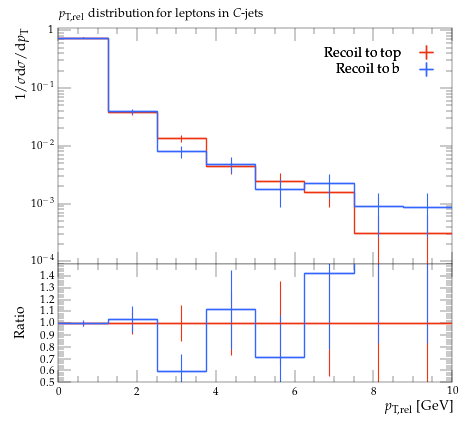

Python code for this plot:
#! /usr/bin/env python

# This Python script was auto-generated using YODA v2.0.2.
# Analysis object: /MC_HFDECAYS/lepton_pTrel_C_jets
# Timestamp: 31-07-2026 (13:13:53)

import matplotlib as mpl
import matplotlib.pyplot as plt
mpl.use('Agg') # comment out for interactive use
import os
import numpy as np

plotDir = os.path.split(os.path.realpath(__file__))[0]
if 'YODA_USER_PLOT_PATH' in globals():
    plot_outdir = globals()['YODA_USER_PLOT_PATH']
else:
    plot_outdir = plotDir

#plot style
plt.style.use(os.path.join(plotDir, '../default.mplstyle'))
# plot metadata
figW, figH = plt.rcParams['figure.figsize']
ax_xLabel = r'$p_\mathrm{T,rel}$ [GeV]'
ax_yLabel = r'$1/\sigma \mathrm{d}\sigma/\mathrm{d}p_\mathrm{T}$'
ax_title  = r'$p_\mathrm{T,rel}$ distribution for leptons in $C$-jets'
ax_xScale = 'linear'
ax_yScale = 'log'
xLims = (0.0, 10.0)
yLims = (9e-05, 1.1)

# TeX-friendly labels for the legend
labels = {
    'legend' : ([ r"Recoil to top", r"Recoil to b" ], r""),
}

# Adjust canvas width and height
canvasW = 10.0
canvasH = 9.0
figW *= canvasW/10.
figH *= canvasH/9.

# Create figure and axis objects
fig, (ax, ratio0_ax) = plt.subplots(2, 1, sharex=True,
                  figsize=(figW,figH), gridspec_kw={'height_ratios': (6.0, 3.0)})

# Set figure margins
plt.subplots_adjust(
    left   = 1.0 * plt.rcParams['figure.subplot.left'],
    right  = 1.0 * plt.rcParams['figure.subplot.right'],
    top    = 1.0 * plt.rcParams['figure.subplot.top'],
    bottom = 1.0 * plt.rcParams['figure.subplot.bottom'])

ratio0_ax.yaxis.set_major_locator(mpl.ticker.MultipleLocator(0.1))
ratio0_ax.set_ylim(0.5, 1.4999)
ratio0_ax.set_ylabel('Ratio')

# the numerical data is stored in a separate file
dataf = dict()
prefix = os.path.split(__file__)[0]
if prefix:    prefix = prefix + '/'
exec(open(prefix+'lepton_pTrel_C_jets__data.py').read(), dataf)


legend_handles = dict() # keep track of handles for the legend

# style options for curves
# starts at zorder>=5 to draw curve on top of legend
styles = {
  'recoil_t': {
    'color' : '#EE3311',
    'linestyle' : '-',
    'linewidth' : 1,
    'marker' : 'none',
    'markersize' : 2,
    'capsize' : 0.0,
    'zorder' : 5,
    'histstyle' : 1,
    'drawstyle' : 'steps-pre',
    'xerrorbars' : 1,
    'yerrorbars' : 1,
    'fillcolor' : None,
    'fillopacity' : 1.0,
    'ratio0_linestyle' : '-',
    'ratio0_linewidth' : 1,
    'ratio0_marker' : 'none',
    'ratio0_markersize' : 2,
    'ratio0_capsize' : 0.0,
    'ratio0_zorder' : 5,
    'ratio0_histstyle' : 1,
    'ratio0_drawstyle' : 'steps-pre',
    'ratio0_xerrorbars' : 1,
    'ratio0_yerrorbars' : 1,
  },
  'recoil_b': {
    'color' : '#3366FF',
    'linestyle' : '-',
    'linewidth' : 1,
    'marker' : 'none',
    'markersize' : 2,
    'capsize' : 0.0,
    'zorder' : 6,
    'histstyle' : 1,
    'drawstyle' : 'steps-pre',
    'xerrorbars' : 1,
    'yerrorbars' : 1,
    'fillcolor' : None,
    'fillopacity' : 1.0,
    'ratio0_linestyle' : '-',
    'ratio0_linewidth' : 1,
    'ratio0_marker' : 'none',
    'ratio0_markersize' : 2,
    'ratio0_capsize' : 0.0,
    'ratio0_zorder' : 6,
    'ratio0_histstyle' : 1,
    'ratio0_drawstyle' : 'steps-pre',
    'ratio0_xerrorbars' : 1,
    'ratio0_yerrorbars' : 1,
  },
}

# curve from input yoda files in main panel
for label, yvals in dataf['yvals'].items():
    if all(np.isnan(v) for v in dataf['yvals'][label]):
        continue
    tmp = None
    if styles[label]['histstyle']: # draw as histogram
        xpos = dataf['xedges'][label] if styles[label]['drawstyle'] else dataf['xpoints'][label]
        ypos = np.insert(yvals, 0, yvals[0]) if styles[label]['drawstyle'] else yvals
        if styles[label]['fillcolor']: # fill area below curve
            ax.fill_between(xpos, ypos, step='pre',
                            color=styles[label]['fillcolor'],
                            alpha=styles[label]['fillopacity'])
        tmp, = ax.plot(xpos, ypos,
                       color=styles[label]['color'],
                       linestyle=styles[label]['linestyle'],
                       linewidth=styles[label]['linewidth'],
                       drawstyle=styles[label]['drawstyle'], solid_joinstyle='miter',
                       zorder=styles[label]['zorder'], label=label)
    tmp = ax.errorbar(dataf['xpoints'][label], yvals,
                      xerr=np.array(dataf['xerrs'][label])*styles[label]['xerrorbars'],
                      yerr=np.array(dataf['yerrs'][label])*styles[label]['yerrorbars'],
                      fmt=styles[label]['marker'], capsize=styles[label]['capsize'],
                      markersize=styles[label]['markersize'],
                      ecolor=styles[label]['color'],
                      color=styles[label]['color'], zorder=styles[label]['zorder'])
    tmp[-1][0].set_linestyle(styles[label]['linestyle'])
    tmp[-1][0].set_linewidth(styles[label]['linewidth'])
    if label in dataf['add_legend_handle']:  legend_handles[label] = tmp
    for varLabel in dataf['variation_yvals'].keys():
        if varLabel.startswith(label):
            tmp, = ax.plot(dataf['xedges'][label], dataf['variation_yvals'][varLabel],
                           color=styles[label]['color'],
                           linestyle=styles[label]['linestyle'],
                           linewidth=styles[label]['linewidth'],
                           drawstyle='steps-pre', solid_joinstyle='miter',
                           zorder=styles[label]['zorder'], alpha=0.5)


# plots on ratio panel
# curve from input yoda files in ratio panel
for label, yvals in dataf['ratio0_yvals'].items():
    if all(np.isnan(v) for v in yvals):
        continue
    if styles[label]['ratio0_histstyle']: # plot as histogram
        xpos = dataf['xedges']['recoil_t'] if styles[label]['ratio0_drawstyle'] else dataf['xpoints']['recoil_t']
        ypos = np.insert(yvals, 0, yvals[0]) if styles[label]['ratio0_drawstyle'] else yvals
        ratio0_ax.plot(xpos, ypos,
                       color=styles[label]['color'],
                       linewidth=styles[label]['linewidth'],
                       linestyle=styles[label]['ratio0_linestyle'],
                       drawstyle=styles[label]['ratio0_drawstyle'], zorder=styles[label]['zorder'],
                       solid_joinstyle='miter')
    tmp = ratio0_ax.errorbar(dataf['xpoints']['recoil_t'], yvals,
                             xerr=np.array(dataf['ref_xerrs'])*styles[label]['ratio0_xerrorbars'],
                             yerr=np.array(dataf['ratio0_yerrs'][label])*styles[label]['ratio0_yerrorbars'],
                             fmt=styles[label]['ratio0_marker'], capsize=styles[label]['ratio0_capsize'],
                             markersize=styles[label]['ratio0_markersize'],
                             ecolor=styles[label]['color'],
                             color=styles[label]['color'])
    tmp[-1][0].set_linestyle(styles[label]['ratio0_linestyle'])
    tmp[-1][0].set_linewidth(styles[label]['ratio0_linewidth'])

    for varlabel in dataf['ratio0_variation_vals'].keys():
        if varlabel.startswith(label):
            ratio0_ax.plot(dataf['xedges']['recoil_t'],
                            dataf['ratio0_variation_vals'][varlabel],
                            color=styles[label]['color'],
                            linestyle=styles[label]['linestyle'],
                            linewidth=styles[label]['linewidth'],
                            drawstyle='steps-pre', solid_joinstyle='miter',
                            zorder=1, alpha=0.5)

legend_items = list(legend_handles.values())
ax.add_artist(ax.legend(legend_items,
                        labels['legend'][0],
                        title=labels['legend'][1],
                        alignment='right',
                        loc='upper right',
                        bbox_to_anchor=(1.0, 0.97),markerfirst=False))

# set plot metadata as defined above
ratio0_ax.set_xlabel(ax_xLabel)
ratio0_ax.xaxis.set_label_coords(1., -0.15)
ax.set_ylabel(ax_yLabel, ha='right', va='top')
ax.yaxis.set_label_coords(-0.11, 1.0)
ax.set_title(ax_title, loc='left')
ax.set_xscale(ax_xScale)
ax.set_yscale(ax_yScale)
ax.set_xlim(xLims)
ax.set_ylim(yLims)

# tick formatting
plt.rcParams['xtick.top'] = True
plt.rcParams['ytick.right'] = True
ax.yaxis.set_major_locator(mpl.ticker.LogLocator(base=10.0, numticks=np.inf))
ax.yaxis.set_minor_locator(mpl.ticker.LogLocator(
                           base=10.0, subs=np.arange(0.1, 1, 0.1), numticks=np.inf))
fig.align_ylabels((ax, ratio0_ax))
plt.savefig(os.path.join(plot_outdir, 'lepton_pTrel_C_jets.pdf'), format='PDF')
plt.savefig(os.path.join(plot_outdir, 'lepton_pTrel_C_jets.png'), format='PNG')

plt.close(fig)
